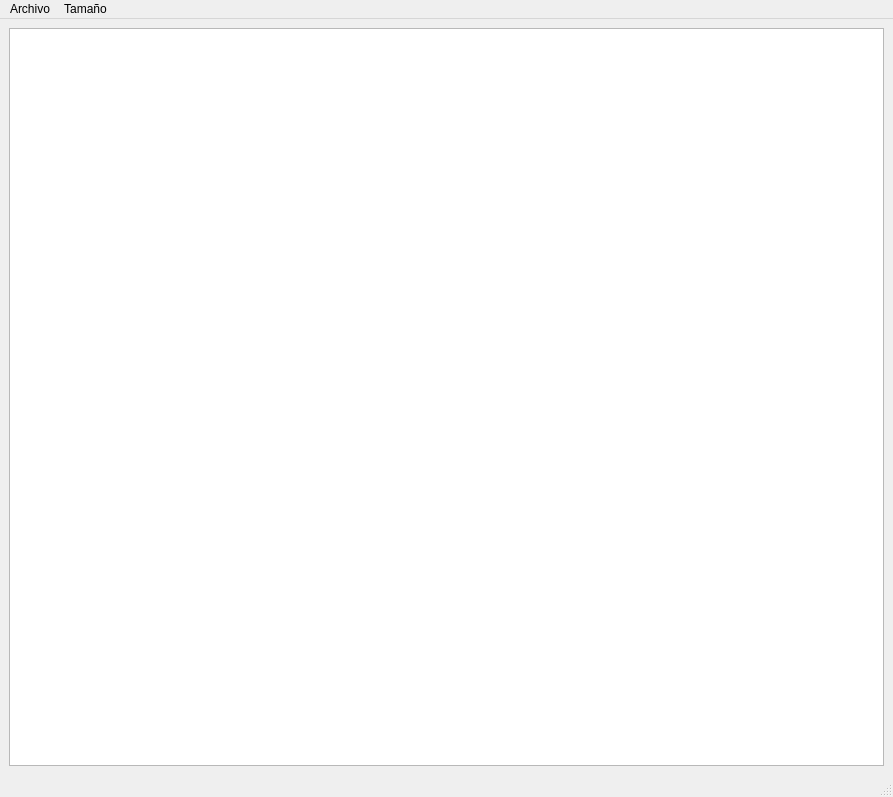
<?xml version="1.0" encoding="UTF-8"?>
<ui version="4.0">
 <class>MainWindow</class>
 <widget class="QMainWindow" name="MainWindow">
  <property name="geometry">
   <rect>
    <x>0</x>
    <y>0</y>
    <width>893</width>
    <height>797</height>
   </rect>
  </property>
  <property name="minimumSize">
   <size>
    <width>861</width>
    <height>0</height>
   </size>
  </property>
  <property name="windowTitle">
   <string>gggggvfd</string>
  </property>
  <widget class="QWidget" name="centralwidget">
   <layout class="QGridLayout" name="gridLayout">
    <item row="0" column="0">
     <widget class="QPlainTextEdit" name="plainTextEdit">
      <property name="font">
       <font>
        <family>FreeMono</family>
        <pointsize>12</pointsize>
       </font>
      </property>
     </widget>
    </item>
   </layout>
  </widget>
  <widget class="QMenuBar" name="menubar">
   <property name="geometry">
    <rect>
     <x>0</x>
     <y>0</y>
     <width>893</width>
     <height>26</height>
    </rect>
   </property>
   <widget class="QMenu" name="menuFile">
    <property name="title">
     <string>Archivo</string>
    </property>
    <addaction name="actionAbrir"/>
    <addaction name="actionCerrar"/>
    <addaction name="actionGuardar"/>
   </widget>
   <widget class="QMenu" name="menuTama_o">
    <property name="title">
     <string>Tamaño</string>
    </property>
    <addaction name="action12"/>
    <addaction name="action15"/>
    <addaction name="action20"/>
    <addaction name="action70"/>
    <addaction name="action30"/>
    <addaction name="action35"/>
    <addaction name="action40"/>
    <addaction name="action45"/>
   </widget>
   <addaction name="menuFile"/>
   <addaction name="menuTama_o"/>
  </widget>
  <widget class="QStatusBar" name="statusbar"/>
  <action name="actionAbrir">
   <property name="text">
    <string>Abrir</string>
   </property>
  </action>
  <action name="actionCerrar">
   <property name="text">
    <string>Cerrar</string>
   </property>
  </action>
  <action name="actionGuardar">
   <property name="text">
    <string>Guardar</string>
   </property>
  </action>
  <action name="action12">
   <property name="text">
    <string>12</string>
   </property>
  </action>
  <action name="action15">
   <property name="text">
    <string>15</string>
   </property>
  </action>
  <action name="action20">
   <property name="text">
    <string>20</string>
   </property>
  </action>
  <action name="action70">
   <property name="text">
    <string>25</string>
   </property>
  </action>
  <action name="action30">
   <property name="text">
    <string>30</string>
   </property>
  </action>
  <action name="action35">
   <property name="text">
    <string>35</string>
   </property>
  </action>
  <action name="action40">
   <property name="text">
    <string>40</string>
   </property>
  </action>
  <action name="action45">
   <property name="text">
    <string>45</string>
   </property>
  </action>
 </widget>
 <resources/>
 <connections/>
</ui>
